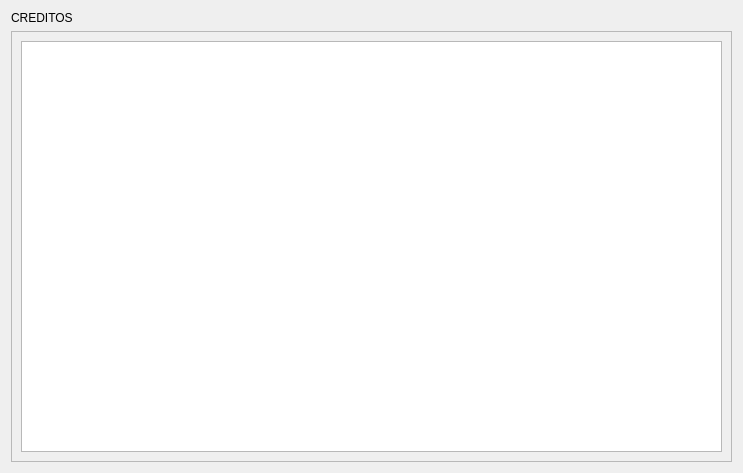
<?xml version="1.0" encoding="UTF-8"?>
<ui version="4.0">
 <class>Form</class>
 <widget class="QWidget" name="Form">
  <property name="geometry">
   <rect>
    <x>0</x>
    <y>0</y>
    <width>743</width>
    <height>473</height>
   </rect>
  </property>
  <property name="windowTitle">
   <string>Form</string>
  </property>
  <layout class="QGridLayout" name="gridLayout">
   <item row="1" column="0">
    <widget class="QScrollArea" name="scrollArea">
     <property name="widgetResizable">
      <bool>true</bool>
     </property>
     <widget class="QWidget" name="scrollAreaW">
      <property name="geometry">
       <rect>
        <x>0</x>
        <y>0</y>
        <width>723</width>
        <height>431</height>
       </rect>
      </property>
      <layout class="QGridLayout" name="gridLayout_2">
       <item row="0" column="0">
        <widget class="QTextBrowser" name="Creditos">
         <property name="openExternalLinks">
          <bool>true</bool>
         </property>
        </widget>
       </item>
      </layout>
     </widget>
    </widget>
   </item>
   <item row="0" column="0">
    <widget class="QLabel" name="Title">
     <property name="text">
      <string>CREDITOS</string>
     </property>
    </widget>
   </item>
  </layout>
 </widget>
 <resources/>
 <connections/>
</ui>
